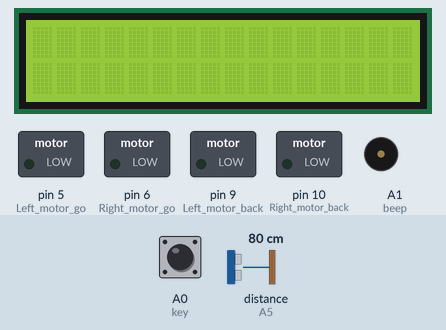
The sketch below on a simulated Arduino Uno, built with avr-gcc and run on an emulated ATmega328P. On the bench: 16×2 character LCD, switched loads named in the sketch (green lamp = pin HIGH), buzzer (waves = sounding, pin HIGH). Dashed ring = blinking. Inputs (shaded band) come from the test bench; at power-on: A0 (key) LOW, distance to the obstacle (sensor on A5) 80 cm. The echo pulse lasts 58.3 µs per cm; pins used as bus, display or sensor lines are not drawn.

Above: at 1.2 s.
1.3 s: A0 (key) pulled HIGH for 0.15 s
At 2.4 s:
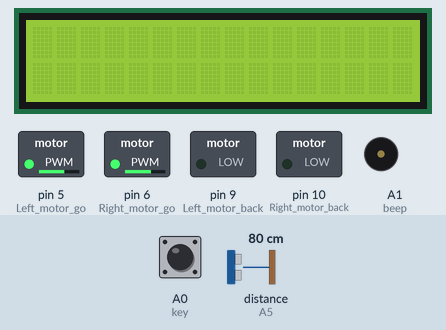
3.0 s: distance to the obstacle (sensor on A5) set to 34 cm
4.5 s: distance to the obstacle (sensor on A5) set to 28 cm
At 5.48 s:
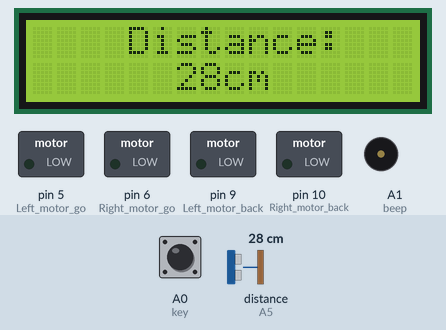
7.5 s: distance to the obstacle (sensor on A5) set to 4 cm
At 7.76 s:
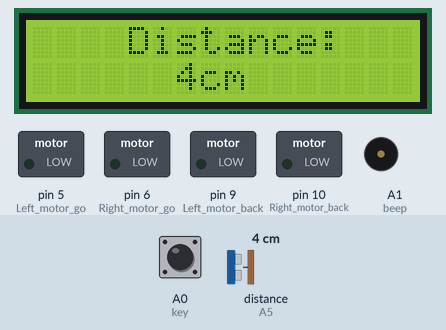
9.1 s: distance to the obstacle (sensor on A5) set to 2 cm
At 9.46 s:
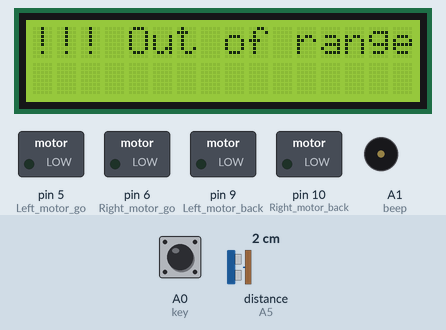
12.1 s: distance to the obstacle (sensor on A5) set to 35 cm
At 12.26 s:
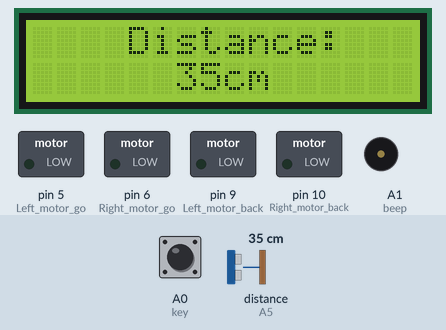
Timing chart, 0 to 15.1 s (numbered marks = the images above; inputs shaded):
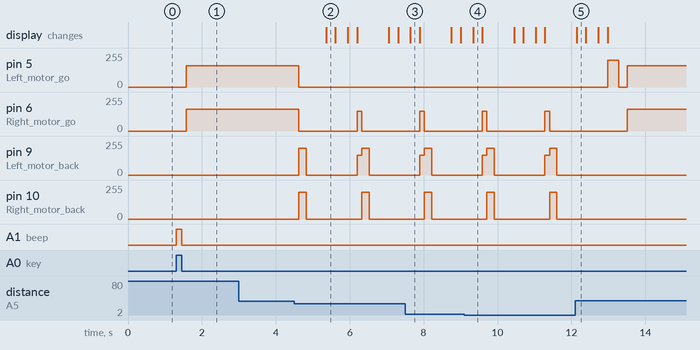

The sketch:

avoid_servo.ino
```cpp
//============================yahboom========================================
//  Intelligent car ultrasonic obstacle avoidance(servo)

//In the program, the number part of the computer is shielded,
//and printing will affect the speed of the car's reaction to obstacles.

//When debugging, you can open the shield content Serial.print
//and print the measured distance.

// The PWM value and delay of the control speed are adjusted,
//but it is still in accordance with the actual conditions
//and the actual quantity of electricity is adjusted.
//=============================================================================
//#include <Servo.h>
#include <LiquidCrystal.h> //Declare the function library of 1602 liquid crystals
//Declare the Arduino digital port connected by the pin of the 1602 LCD,
//8 or 4 line data modes, choose one of them.
//LiquidCrystal lcd(12,11,10,9,8,7,6,5,4,3,2);   //8 data port mode connection statement
LiquidCrystal lcd(3,4,7,8,11,12,13); //4 data port mode connection statement

int Echo = A5;  // Echo(P2.0)
int Trig =A4;  //  Trig(P2.1)

int Front_Distance = 0;
int Left_Distance = 0;
int Right_Distance = 0;

int Left_motor_back=9;     //(IN1)
int Left_motor_go=5;       //(IN2)
int Right_motor_go=6;      //(IN3)
int Right_motor_back=10;   //(IN4)

int key=A0;//Define the key A0 interface
int beep=A1;//Define the buzzer A1 interface

int servopin=2;//Set the steering gear of the rudder to the digital port 2
int myangle;//Define angle variables
int pulsewidth;//Define of pulse width variable
int val;

void setup()
{
  Serial.begin(9600);    //Initialize the serial port
  //Initialize the motor drive IO for output mode
  pinMode(Left_motor_go,OUTPUT); // PIN 5 (PWM)
  pinMode(Left_motor_back,OUTPUT); // PIN 9 (PWM)
  pinMode(Right_motor_go,OUTPUT);// PIN 6 (PWM)
  pinMode(Right_motor_back,OUTPUT);// PIN 10 (PWM)
  pinMode(key,INPUT);//Define the key interface for the input interface
  pinMode(beep,OUTPUT);

  //Initialization of ultrasonic pins
  pinMode(Echo, INPUT);    // Define of ultrasonic input pin
  pinMode(Trig, OUTPUT);   // Define of ultrasonic output pin
  lcd.begin(16,2);      //Initialization of 1602 liquid crystal working mode
  //Define the 1602 LCD display range of 2 lines and 16 columns
}
//=======================The basic action of car=========================
//void run(int time)
void run()
{
  digitalWrite(Right_motor_go,HIGH);  //right motor go
  digitalWrite(Right_motor_back,LOW);
  analogWrite(Right_motor_go,165);//PWM ratio 0~255 speed control,
                                 //the difference of left and right wheel slightly increase or decrease
  analogWrite(Right_motor_back,0);
  digitalWrite(Left_motor_go,HIGH);  //left motor go
  digitalWrite(Left_motor_back,LOW);
  analogWrite(Left_motor_go,160);//PWM ratio 0~255 speed control,
                                 //the difference of left and right wheel slightly increase or decrease
  analogWrite(Left_motor_back,0);
  //delay(time * 100);          //execution time, can be adjusted
}

void brake(int time)
{
  digitalWrite(Right_motor_go,LOW);
  digitalWrite(Right_motor_back,LOW);
  digitalWrite(Left_motor_go,LOW);
  digitalWrite(Left_motor_back,LOW);
  delay(time * 100);//execution time, can be adjusted
}

void left(int time)         //turn left(left wheel stop,right wheel go)
//void left()         //turn left(left wheel stop,right wheel go)
{
  digitalWrite(Right_motor_go,HIGH);  //right motor go
  digitalWrite(Right_motor_back,LOW);
  analogWrite(Right_motor_go,200);
  analogWrite(Right_motor_back,0);    //PWM ratio 0~255 speed control
  digitalWrite(Left_motor_go,LOW);
  digitalWrite(Left_motor_back,LOW);
  analogWrite(Left_motor_go,0);
  analogWrite(Left_motor_back,0);     //PWM ratio 0~255 speed control
  delay(time * 100);	//execution time, can be adjusted
}

void spin_left(int time)         //left rotation(left wheel back，right wheel go)
{
  digitalWrite(Right_motor_go,HIGH);	//right motor go
  digitalWrite(Right_motor_back,LOW);
  analogWrite(Right_motor_go,150);
  analogWrite(Right_motor_back,0);    //PWM ratio 0~255 speed control
  digitalWrite(Left_motor_go,LOW);
  digitalWrite(Left_motor_back,HIGH);  //left motor back
  analogWrite(Left_motor_go,0);
  analogWrite(Left_motor_back,150);   //PWM ratio 0~255 speed control
  delay(time * 100);	//execution time, can be adjusted
}

void right(int time)
//void right()        //turn right (right wheel stop,left wheel go)
{
  digitalWrite(Right_motor_go,LOW);
  digitalWrite(Right_motor_back,LOW);
  analogWrite(Right_motor_go,0);
  analogWrite(Right_motor_back,0);//PWM ratio 0~255 speed control
  digitalWrite(Left_motor_go,HIGH);//left motor go
  digitalWrite(Left_motor_back,LOW);
  analogWrite(Left_motor_go,200);
  analogWrite(Left_motor_back,0);//PWM ratio 0~255 speed control
  delay(time * 100);	//execution time, can be adjusted
}

void spin_right(int time)        //right rotation(right wheel back,left wheel go)
{
  digitalWrite(Right_motor_go,LOW);
  digitalWrite(Right_motor_back,HIGH); //right motor back
  analogWrite(Right_motor_go,0);
  analogWrite(Right_motor_back,150);   //PWM ratio 0~255 speed control
  digitalWrite(Left_motor_go,HIGH);    //left motor go
  digitalWrite(Left_motor_back,LOW);
  analogWrite(Left_motor_go,150);
  analogWrite(Left_motor_back,0);//PWM ratio 0~255 speed control
  delay(time * 100);	//execution time, can be adjusted
}

void back(int time)
{
  digitalWrite(Right_motor_go,LOW);  //right motor back
  digitalWrite(Right_motor_back,HIGH);
  analogWrite(Right_motor_go,0);
  analogWrite(Right_motor_back,200);//PWM ratio 0~255 speed control
  digitalWrite(Left_motor_go,LOW);  //left motor back
  digitalWrite(Left_motor_back,HIGH);
  analogWrite(Left_motor_go,0);
  analogWrite(Left_motor_back,200);//PWM ratio 0~255 speed control
  delay(time * 100);     //execution time, can be adjusted
}
//==========================================================

void keysacn()
{
  int val;
  val=digitalRead(key);//Read the value of the port 7 level to the val
  while(!digitalRead(key))//When the key is not pressed, circulate all the time
  {
    val=digitalRead(key);//This sentence can be omitted and the circulate can run away
  }
  while(digitalRead(key))//When the key is pressed
  {
    delay(10);
    val=digitalRead(key);//Read the value of the port 7 level to the val
    if(val==HIGH)  //Judge whether the key is pressed again
    {
      digitalWrite(beep,HIGH);		//buzzer sound
      while(!digitalRead(key))	        //Judge whether the key isreleased
        digitalWrite(beep,LOW);		//buzzer no sound
    }
    else
      digitalWrite(beep,LOW);          //buzzer no sound
  }
}

float Distance_test()      //Measuring the distance ahead
{
  digitalWrite(Trig, LOW);   //Give the trigger pin low level 2us
  delayMicroseconds(2);
  digitalWrite(Trig, HIGH);  //Give the trigger pin high level 10us，at least 10μs
  delayMicroseconds(10);
  digitalWrite(Trig, LOW);    //Give the trigger pin low level Continuouly
  float Fdistance = pulseIn(Echo, HIGH);  //Reading high level time(unit：us)
  Fdistance= Fdistance/58;                //Y meter =（X second *344）/2
  //X second=（ 2*Y meter ）/344 ==》Xsecond =0.0058*Y meter ==》cm = us /58
  //Serial.print("Distance:");            //Output distance（unit：cm）
  //Serial.println(Fdistance);            //display distanc
  //Distance = Fdistance;
  return Fdistance;
}

void Distance_display(int Distance)
{
  if((2<Distance)&(Distance<400))
  {
    lcd.home();        //Move the cursor back to the upper left corner,
                       //which is the beginning of the output
    lcd.print("    Distance: ");       //display
    lcd.setCursor(6,2);    //Position the cursor in second lines, sixth columns
    lcd.print(Distance);       //display distance
    lcd.print("cm");          //display
  }
  else
  {
    lcd.home();         //Move the cursor back to the upper left corner,
                        //which is the beginning of the output
    lcd.print("!!! Out of range");       //Display beyond distance
  }
  delay(250);
  lcd.clear();
}

void servopulse(int servopin,int myangle)
//Define a pulse function that is used to simulate a PWM value
{
  pulsewidth=(myangle*11)+500;//Turn the angle to 500-2480 of the pulse width
  digitalWrite(servopin,HIGH);//Set high level of the servopin
  delayMicroseconds(pulsewidth);//The number of microseconds of the delayed pulse width
  digitalWrite(servopin,LOW);//Set low level of the servopin
  delay(20-pulsewidth/1000);
}

void front_detection()
{
  //The number of circulate is reduced here to increase the speed of the car's reaction to obstacles.
  for(int i=0;i<=5;i++) //Produce PWM number, equivalent delay to ensure that it can turn to the response angle
  {
    servopulse(servopin,90);
  }
  Front_Distance = Distance_test();
}

void left_detection()
{
  for(int i=0;i<=15;i++)//Produce PWM number, equivalent delay to ensure that it can turn to the response angle
  {
    servopulse(servopin,175);
  }
  Left_Distance = Distance_test();
  //Serial.print("Left_Distance:");      //Output distance（unit:cm）
  //Serial.println(Left_Distance);       //display  distance
}

void right_detection()
{
  for(int i=0;i<=15;i++) //Produce PWM number, equivalent delay to ensure that it can turn to the response angle
  {
    servopulse(servopin,0);
  }
  Right_Distance = Distance_test();
  //Serial.print("Right_Distance:");      //Output distance（unit:cm）
  //Serial.println(Right_Distance);       //display  distance
}
//===========================================================
void loop()
{
 keysacn();
  while(1)
  {
    front_detection();//Measuring the distance ahead
    if(Front_Distance < 32)//When encounter an obstacle
    {
      back(2);
      brake(2);//Stop for distance measurement
      left_detection();//Measure the distance to the left distance obstacle
      Distance_display(Left_Distance);//LCD screen display distance
      right_detection();//Measure the distance to the right distance obstacle
      Distance_display(Right_Distance);//LCD screen display distance
      if((Left_Distance < 35 ) &&( Right_Distance < 35 ))//When there are obstacles on both sides of the side
        spin_left(0.7);//rotate and turn around
      else if(Left_Distance > Right_Distance)//The left is more open than the right.
      {
        left(3);
        brake(1);//brake, stable direction
      }
      else//The right is more open than the left
      {
        right(3);
        brake(1);//brake, stable direction
      }
    }
    else
    {
      run(); //No obstacle, run
    }
  }
}
```

Measured:
- the behaviour switches between 32 and 31 cm on distance to the obstacle (sensor on A5) (found by bisection; images 1 and 2)
- the behaviour switches between 3 and 2 cm on distance to the obstacle (sensor on A5) (found by bisection; images 3 and 4)
- after the input at 1.3 s, pin 5 (Left_motor_go): 0/255 → 160/255 after 0.28 s; pin 6 (Right_motor_go): 0/255 → 165/255 after 0.28 s; A1 (beep): LOW → HIGH at once, → LOW 0.14 s later
- after the input at 4.5 s, pin 5 (Left_motor_go): 160/255 → 0/255 after 0.12 s; pin 6 (Right_motor_go): 165/255 → 0/255 after 0.12 s, → 150/255 1.6 s later, → 0/255 0.13 s later
- after the input at 7.5 s, the display: changes after 0.14 s (image 3)
- after the input at 9.1 s, the display: changes after 0.24 s (image 4)
- after the input at 12.1 s, pin 5 (Left_motor_go): 0/255 → 200/255 after 0.88 s, → 0/255 0.30 s later, → 160/255 0.23 s later; pin 9 (Left_motor_back), pin 10 (Right_motor_back): stops changing and stays 0/255; the display: changes at once (image 5)
